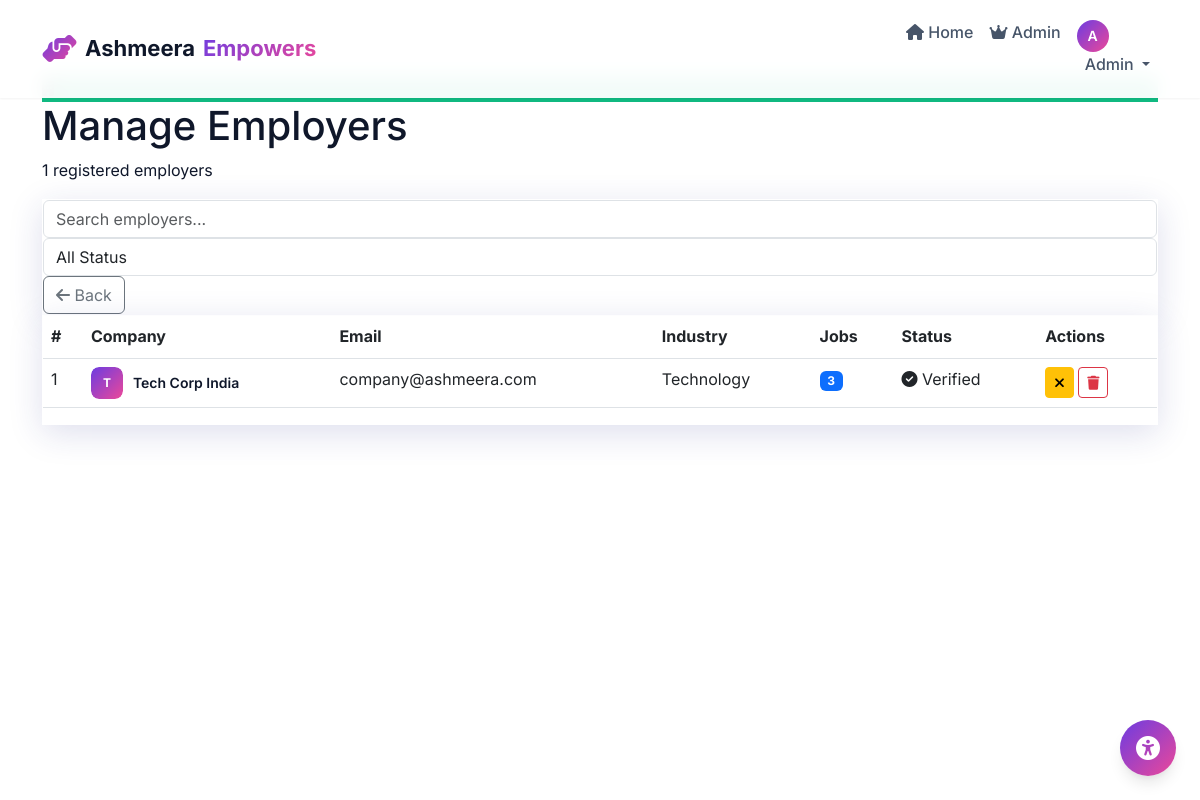
Page /admin/employers (signed in) on the committed database.
### models.py (models this page shows, shortened)
class User(UserMixin, db.Model):
    __tablename__ = 'users'
    id = db.Column(db.Integer, primary_key=True)
    email = db.Column(db.String(100), unique=True, nullable=False)
    password_hash = db.Column(db.String(255), nullable=False)
    full_name = db.Column(db.String(100), nullable=False)
    phone = db.Column(db.String(20))
    user_type = db.Column(db.String(20), default='user')
    is_active = db.Column(db.Boolean, default=True)
    is_verified = db.Column(db.Boolean, default=False)
    profile_photo = db.Column(db.String(255))
    resume = db.Column(db.String(255))
    bio = db.Column(db.Text)
    location = db.Column(db.String(100))
    disability_type = db.Column(db.String(50))
    date_of_birth = db.Column(db.String(20))
    gender = db.Column(db.String(20))
    preferred_job_type = db.Column(db.String(50))
    preferred_location = db.Column(db.String(100))
    expected_salary_min = db.Column(db.Integer)
    expected_salary_max = db.Column(db.Integer)
    work_from_home = db.Column(db.Boolean, default=False)
    skills = db.Column(db.Text)
    security_question = db.Column(db.String(200))
    security_answer = db.Column(db.String(200))
    created_at = db.Column(db.DateTime, default=datetime.utcnow)
    updated_at = db.Column(db.DateTime, default=datetime.utcnow, onupdate=datetime.utcnow)
    last_login = db.Column(db.DateTime)
    applications = db.relationship('Application', backref='applicant', lazy=True)
    notifications = db.relationship('Notification', backref='recipient', lazy=True)
    saved_jobs = db.relationship('SavedJob', backref='saver', lazy=True)

class Employer(db.Model):
    __tablename__ = 'employers'
    id = db.Column(db.Integer, primary_key=True)
    user_id = db.Column(db.Integer, db.ForeignKey('users.id'), nullable=False)
    company_name = db.Column(db.String(100), nullable=False)
    company_logo = db.Column(db.String(255))
    company_description = db.Column(db.Text)
    company_website = db.Column(db.String(100))
    company_size = db.Column(db.String(50))
    industry = db.Column(db.String(50))
    founded_year = db.Column(db.Integer)
    headquarters = db.Column(db.String(100))
    is_verified = db.Column(db.Boolean, default=False)
    created_at = db.Column(db.DateTime, default=datetime.utcnow)
    user = db.relationship('User', backref='employer_profile', lazy=True)

### app.py (the view)
@app.route('/admin/employers')
@login_required
def admin_employers():
    if current_user.user_type != 'admin':
        flash('You do not have permission to access this page.', 'danger')
        return redirect(url_for('dashboard'))
    employers = Employer.query.order_by(Employer.created_at.desc()).all()
    return render_template('admin/employers.html', employers=employers)

### app.py (called while the page is built)
@login_manager.user_loader
def load_user(user_id):
    return User.query.get(int(user_id))

@app.context_processor
def utility_processor():
    def get_notification_count():
        if current_user.is_authenticated:
            return Notification.query.filter_by(user_id=current_user.id, is_read=False).count()
        return 0
    def get_profile_completion():
        if current_user.is_authenticated:
            return current_user.profile_completion
        return 0
    return dict(
        get_notification_count=get_notification_count,
        get_profile_completion=get_profile_completion,
        now=datetime.now(timezone.utc)  # ← FIXED
    )

### templates/admin/employers.html (shortened to what this page needs)
{% extends "base.html" %}
{% block content %}
<div class="admin-page">
    <div class="container">
        <div class="page-header">
            <div class="header-content">
                <div class="header-icon" style="background: #10B981;">
                </div>
                <div>
                    <h1 class="page-title">Manage Employers</h1>
                    <p class="page-subtitle">{{ employers|length }} registered employers</p>
                </div>
            </div>
        </div>
        <div class="filters-section glass-card">
            <div class="filters-row">
                <div class="filter-group">
                    <input type="text" class="form-control" placeholder="Search employers..." id="searchEmployers" onkeyup="filterEmployers()">
                </div>
                <div class="filter-group">
                    <select class="form-control" id="filterVerify" onchange="filterEmployers()">
                        <option value="">All Status</option>
                    </select>
                </div>
                <div class="filter-group">
                    <a href="{{ url_for('admin_dashboard') }}" class="btn btn-outline-secondary">
                        <i class="fas fa-arrow-left"></i> Back
                    </a>
                </div>
            </div>
        </div>
        <div class="table-card glass-card">
            <div class="table-responsive">
                <table class="table admin-table">
                    <thead>
                        <tr>
                            <th>#</th>
                            <th>Company</th>
                            <th>Email</th>
                            <th>Industry</th>
                            <th>Jobs</th>
                            <th>Status</th>
                            <th>Actions</th>
                        </tr>
                    </thead>
                    <tbody>
                        {% if employers %}
                            {% for emp in employers %}
                                <tr data-status="{% if emp.is_verified %}verified{% else %}pending{% endif %}">
                                    <td>{{ loop.index }}</td>
                                    <td>
                                        <div class="company-info">
                                            <div class="company-logo-sm">
                                                {% if emp.company_logo %}
                                                    <img src="{{ url_for('static', filename='uploads/profiles/' + emp.company_logo) }}" alt="{{ emp.company_name }}">
                                                {% else %}
                                                    <div class="logo-placeholder-sm">{{ emp.company_name[0]|upper }}</div>
                                                {% endif %}
                                            </div>
                                            <span class="company-name">{{ emp.company_name }}</span>
                                        </div>
                                    </td>
                                    <td>{{ emp.user.email if emp.user else 'N/A' }}</td>
                                    <td>{{ emp.industry or 'N/A' }}</td>
                                    <td><span class="badge bg-primary">{{ emp.jobs|length }}</span></td>
                                    <td>
                                        <span class="status-badge {% if emp.is_verified %}status-active{% else %}status-pending{% endif %}">
                                            <i class="fas fa-{% if emp.is_verified %}check-circle{% else %}clock{% endif %}"></i>
                                            {% if emp.is_verified %}Verified{% else %}Pending{% endif %}
                                        </span>
                                    </td>
                                    <td>
                                        <div class="action-buttons">
                                            <button class="btn btn-sm {% if emp.is_verified %}btn-warning{% else %}btn-success{% endif %}"
                                                    onclick="verifyEmployer({{ emp.id }})">
                                                <i class="fas fa-{% if emp.is_verified %}times{% else %}check{% endif %}"></i>
                                            </button>
                                            <button class="btn btn-sm btn-outline-danger" onclick="deleteEmployer({{ emp.id }})">
                                                <i class="fas fa-trash"></i>
                                            </button>
                                        </div>
                                    </td>
                                </tr>
                            {% endfor %}
                        {% endif %}
                    </tbody>
                </table>
            </div>
        </div>
    </div>
</div>
{% endblock %}

### templates/base.html (shortened to what this page needs)
<!DOCTYPE html>
<html lang="en" data-bs-theme="light">
<head>
    <link href="https://cdn.jsdelivr.net/npm/bootstrap@5.3.0/dist/css/bootstrap.min.css" rel="stylesheet">
    <link rel="stylesheet" href="https://cdnjs.cloudflare.com/ajax/libs/font-awesome/6.4.0/css/all.min.css">
    <link rel="stylesheet" href="{{ url_for('static', filename='css/style.css') }}">
    <link rel="stylesheet" href="{{ url_for('static', filename='css/accessibility.css') }}">
</head>
<body>
    <div class="accessibility-toolbar" id="accessibilityToolbar">
        <button class="accessibility-toggle" onclick="toggleAccessibilityMenu()" aria-label="Accessibility Menu">
            <i class="fas fa-universal-access"></i>
        </button>
    </div>
    <nav class="navbar navbar-expand-lg navbar-custom fixed-top" id="mainNav">
        <div class="container">
            <a class="navbar-brand" href="{{ url_for('index') }}">
                <div class="brand-wrapper">
                    <i class="fas fa-hands-helping brand-icon"></i>
                    <span class="brand-text">Ashmeera</span>
                    <span class="brand-highlight">Empowers</span>
                </div>
            </a>
            <div class="collapse navbar-collapse" id="navbarNav">
                <ul class="navbar-nav ms-auto">
                    <li class="nav-item">
                        <a class="nav-link" href="{{ url_for('index') }}">
                            <i class="fas fa-home"></i> Home
                        </a>
                    </li>
                    {% if current_user.is_authenticated %}
                        {% if current_user.user_type == 'user' %}
                            <li class="nav-item">
                                <a class="nav-link" href="{{ url_for('user_jobs') }}">
                                    <i class="fas fa-search"></i> Find Jobs
                                </a>
                            </li>
                            <li class="nav-item">
                                <a class="nav-link" href="{{ url_for('user_applications') }}">
                                    <i class="fas fa-file-alt"></i> Applications
                                </a>
                            </li>
                            <li class="nav-item">
                                <a class="nav-link" href="{{ url_for('user_dashboard') }}">
                                    <i class="fas fa-user"></i> Dashboard
                                </a>
                            </li>
                        {% elif current_user.user_type == 'admin' %}
                            <li class="nav-item">
                                <a class="nav-link" href="{{ url_for('admin_dashboard') }}">
                                    <i class="fas fa-crown"></i> Admin
                                </a>
                            </li>
                        {% endif %}
                        <li class="nav-item dropdown">
                            <a class="nav-link dropdown-toggle profile-dropdown" href="#" id="profileDropdown" role="button" data-bs-toggle="dropdown">
                                {% if current_user.profile_photo %}
                                    <img src="{{ url_for('static', filename='uploads/profiles/' + current_user.profile_photo) }}"
                                         alt="Profile" class="profile-avatar-small"
                                         onerror="this.style.display='none';this.nextElementSibling.style.display='flex'">
                                    <div class="profile-avatar-placeholder-nav" style="display:none;">
                                        {{ current_user.full_name[0]|upper }}
                                    </div>
                                {% else %}
                                    <div class="profile-avatar-placeholder-nav">
                                        {{ current_user.full_name[0]|upper }}
                                    </div>
                                {% endif %}
                                <span class="profile-name">{{ current_user.full_name.split()[0] }}</span>
                            </a>
                        </li>
                    {% endif %}
                </ul>
            </div>
        </div>
    </nav>
    <main class="main-content">
        {% block content %}{% endblock %}
    </main>
</body>
</html>

### static/css/style.css (style rules this page uses)
:root { --primary-color: #6C3CE1; --primary-light: #8B5CF6; --primary-dark: #5B21B6; --secondary-color: #EC4899; --accent-color: #F59E0B; --gradient-primary: linear-gradient(135deg, #6C3CE1 0%, #EC4899 100%); --gradient-secondary: linear-gradient(135deg, #667EEA 0%, #764BA2 100%); --gradient-hero: linear-gradient(135deg, rgba(108, 60, 225, 0.05) 0%, rgba(236, 72, 153, 0.05) 100%); --bg-primary: #ffffff; --bg-secondary: #f8fafc; --text-primary: #0f172a; --text-secondary: #475569; --text-muted: #94a3b8; --shadow-sm: 0 1px 2px 0 rgba(0, 0, 0, 0.05); --shadow-md: 0 4px 6px -1px rgba(0, 0, 0, 0.1), 0 2px 4px -1px rgba(0, 0, 0, 0.06); --shadow-lg: 0 10px 15px -3px rgba(0, 0, 0, 0.1), 0 4px 6px -2px rgba(0, 0, 0, 0.05); --shadow-xl: 0 20px 25px -5px rgba(0, 0, 0, 0.1), 0 10px 10px -5px rgba(0, 0, 0, 0.04); --shadow-2xl: 0 25px 50px -12px rgba(0, 0, 0, 0.25); --glass-bg: rgba(255, 255, 255, 0.8); --glass-border: rgba(255, 255, 255, 0.2); --glass-shadow: 0 8px 32px 0 rgba(31, 38, 135, 0.15); --section-padding: 80px 0; --container-max: 1200px; --font-family: 'Inter', -apple-system, BlinkMacSystemFont, 'Segoe UI', Roboto, sans-serif; }
* { margin: 0; padding: 0; box-sizing: border-box; }
body { font-family: var(--font-family); color: var(--text-primary); background-color: var(--bg-primary); line-height: 1.6; transition: background-color 0.3s ease, color 0.3s ease; padding-top: 76px; }
a { text-decoration: none; color: var(--primary-color); transition: all 0.3s ease; }
.navbar-custom { background: rgba(255, 255, 255, 0.95); backdrop-filter: blur(10px); box-shadow: var(--shadow-sm); padding: 12px 0; transition: all 0.3s ease; }
.brand-wrapper { display: flex; align-items: center; gap: 8px; }
.brand-icon { font-size: 28px; color: var(--primary-color); background: var(--gradient-primary); -webkit-background-clip: text; -webkit-text-fill-color: transparent; }
.brand-text { font-weight: 700; font-size: 22px; color: var(--text-primary); }
.brand-highlight { font-weight: 700; font-size: 22px; background: var(--gradient-primary); -webkit-background-clip: text; -webkit-text-fill-color: transparent; }
.navbar-custom .nav-link { font-weight: 500; color: var(--text-secondary); padding: 8px 16px; border-radius: 8px; transition: all 0.3s ease; }
.profile-avatar-placeholder-nav { width: 32px; height: 32px; border-radius: 50%; background: var(--gradient-primary); color: white; display: flex; align-items: center; justify-content: center; font-weight: 600; font-size: 14px; }
.profile-name { margin-left: 8px; font-weight: 500; }
.company-name { font-size: 14px; font-weight: 600; margin: 0; color: var(--text-primary); }
.glass-card { background: var(--glass-bg); backdrop-filter: blur(20px); border: 1px solid var(--glass-border); box-shadow: var(--glass-shadow); }

### static/css/accessibility.css (style rules this page uses)
.accessibility-toolbar { position: fixed; bottom: 24px; right: 24px; z-index: 9999; display: flex; flex-direction: column; align-items: flex-end; gap: 8px; }
.accessibility-toggle { width: 56px; height: 56px; border-radius: 50%; background: var(--gradient-primary); color: white; border: none; font-size: 24px; cursor: pointer; box-shadow: var(--shadow-lg); transition: all 0.3s ease; display: flex; align-items: center; justify-content: center; }

### templates/admin/employers.html (style rules this page uses)
.company-info { display: flex; align-items: center; gap: 10px; }
.company-logo-sm { width: 32px; height: 32px; border-radius: 8px; overflow: hidden; }
.logo-placeholder-sm { width: 32px; height: 32px; border-radius: 8px; background: var(--gradient-primary); color: white; display: flex; align-items: center; justify-content: center; font-size: 12px; font-weight: 700; }

### rows in the picture
User: full_name "A", full_name "Admin"
Employer: company_name "T", company_name "Tech Corp India", user "company@ashmeera.com", industry "Technology", jobs|length "3", is_verified True (drawn)

### other values in the picture
{{ employers|length }} "1"
